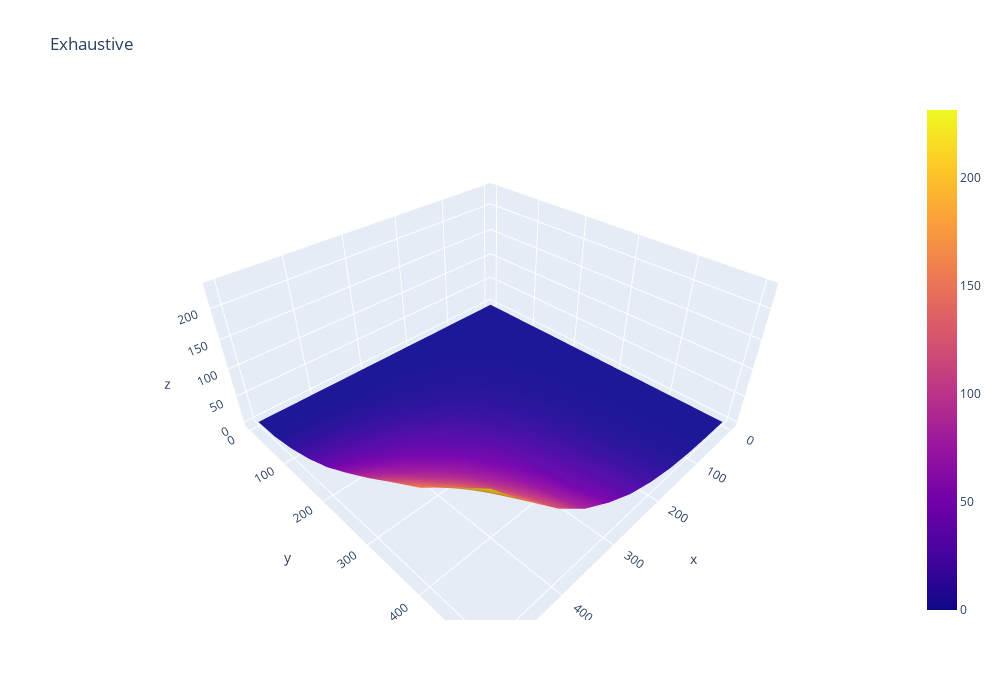

Notebook code for this chart:
### Markdown cell above
### Algoritmo Exaustivo

### Code cell
fig = go.Figure(go.Surface(
    x = x,
    y = y,
    z = resultados["exaustivo"]))
fig.update_layout(
    title={
        'text': "Exhaustive"},
        width=1000,
        height=700
)


fig.show()
